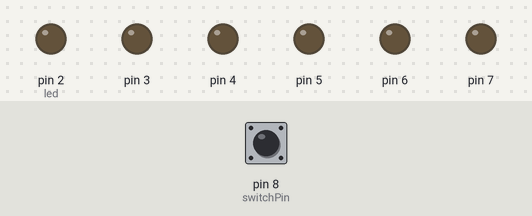
The sketch below on a simulated Arduino Uno, built with avr-gcc and run on an emulated ATmega328P. Shown: output pins drawn as LEDs (lit = HIGH). The test bench sets the inputs (shaded band); at power-on: pin 8 (switchPin) LOW.

Above: at 1.2 s.
1.3 s: pin 8 (switchPin) pulled HIGH for 0.15 s
At 4.2 s:
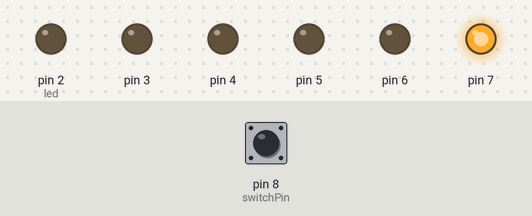
4.4 s: pin 8 (switchPin) pulled HIGH for 3.2 s
At 7.1 s:
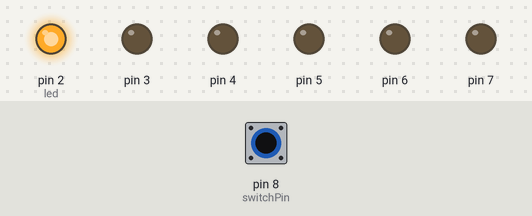
9.1 s: pin 8 (switchPin) pulled HIGH for 1 s
At 12.7 s:
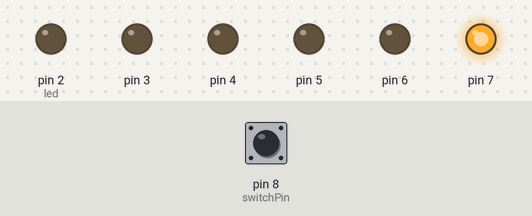
13.1 s: pin 8 (switchPin) driven HIGH
At 13.4 s:
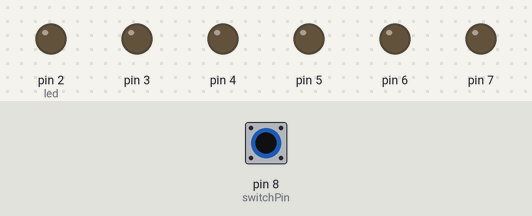
16.1 s: pin 8 (switchPin) driven LOW
Timing chart, 0 to 31.6 s (numbered marks = the images above; inputs shaded):
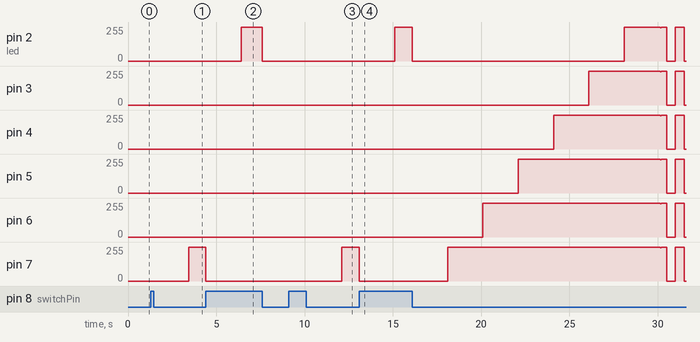

The sketch:

digital_hourglass.ino
```cpp
const int switchPin = 8;
unsigned long previousTime = 0;
unsigned long previousBlinkTime = 0;
int switchState = 0;  //HIGH is upright, LOW is down
int previousSwitchState = 0;

int led = 2;   //Next LED to turn on. From 2 to 7 inclusive
long interval = 2000;
long blinkInterval = 500;
bool blinkHigh = false;

void setup() {
  for (int x = 2; x < 8; x++) pinMode(x, OUTPUT);
  pinMode(switchPin, INPUT);

}

void loop() {
  unsigned long currentTime = millis();
  if ((led < 1 || led > 8) && currentTime - previousBlinkTime > blinkInterval){
    previousBlinkTime += blinkInterval;
    int blinkState = (blinkHigh)? HIGH : LOW;
    for (int x = 2; x < 8; x++) digitalWrite(x, blinkState);
    blinkHigh = !blinkHigh;
    return;
  }
  if (currentTime - previousTime > interval){
    previousTime = currentTime;
    digitalWrite(led, HIGH);
    if (previousSwitchState == 1) led++;
    else led--;
    return;
  }
  switchState = digitalRead(switchPin);
  if (switchState != previousSwitchState){
    for (int x = 2; x < 8; x++) digitalWrite(x, LOW);
    led = (switchState == 1)? 2 : 7;
    previousTime = currentTime;
    previousSwitchState = switchState;
  }
}
```

Measured:
- after the input at 1.3 s, pin 2 (led): stays 0/255 (without the input it goes to 255/255 after 0.70 s); pin 3–6: stays 0/255 (without the input it goes to 255/255 after 2.7 s); pin 7: 0/255 → 255/255 after 2.1 s instead of 2.7 s
- after the input at 4.4 s, pin 2 (led): 0/255 → 255/255 after 2.0 s, → 0/255 1.2 s later; pin 5: stays 0/255 (without the input it goes to 255/255 after 3.1 s); pin 6: stays 0/255 (without the input it goes to 255/255 after 1.1 s); pin 7: 255/255 → 0/255 at once
- after the input at 9.1 s, pin 6: stays 0/255 (without the input it goes to 255/255 after 2.5 s); pin 7: 0/255 → 255/255 after 3.0 s instead of 0.50 s
- after the input at 13.1 s, pin 2 (led): 0/255 → 255/255 after 2.0 s; pin 6: stays 0/255 (without the input it goes to 255/255 after 1.0 s); pin 7: 255/255 → 0/255 at once
